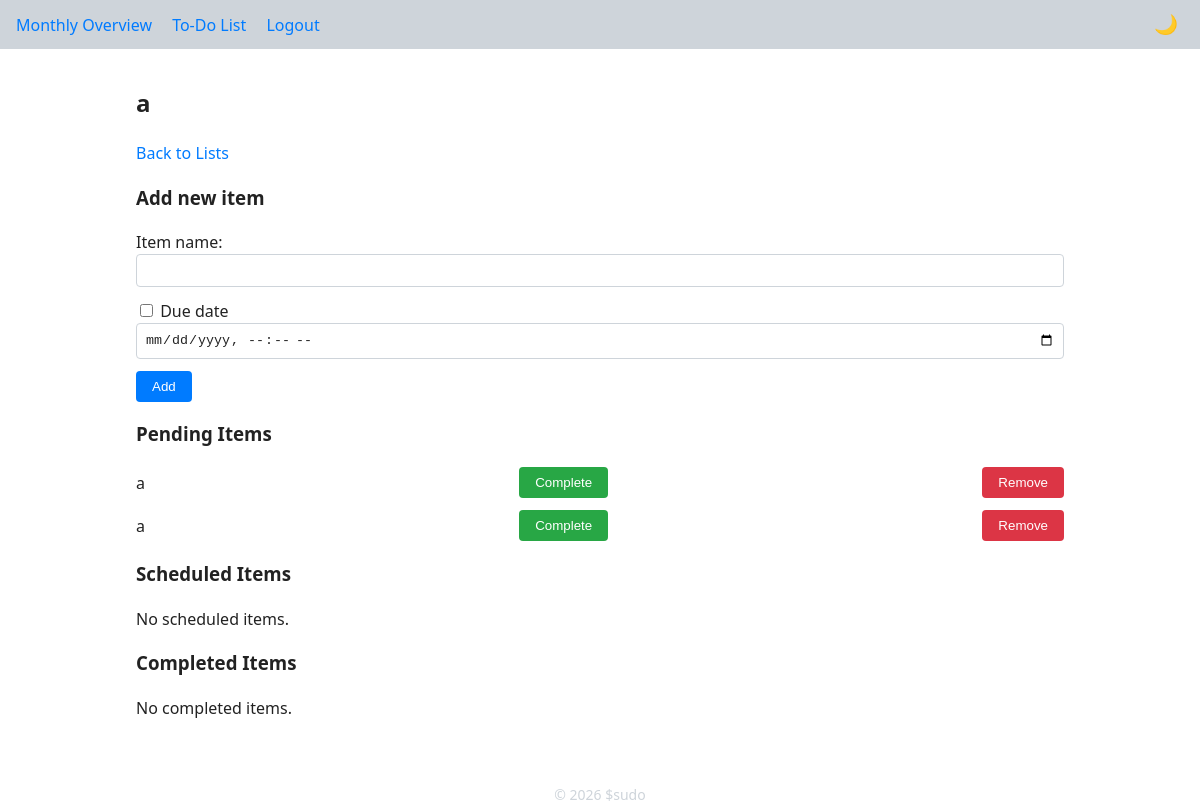
The app's page /todolist/2 (signed in) with its own data.
### app/models.py (models this page shows)
class TodoList(db.Model):
    __tablename__ = 'todo_lists'
    id = db.Column(db.Integer, primary_key=True)
    user_id = db.Column(db.Integer, db.ForeignKey('users.id'), nullable=False)
    name = db.Column(db.String(200), nullable=False)
    items = db.relationship(
        'TodoItem',
        backref='todo_list',
        lazy='dynamic',
        cascade='all, delete-orphan',
    )

class TodoItem(db.Model):
    __tablename__ = 'todo_items'
    id = db.Column(db.Integer, primary_key=True)
    user_id = db.Column(db.Integer, db.ForeignKey('users.id'), nullable=False)
    todo_list_id = db.Column(db.Integer, db.ForeignKey('todo_lists.id'), nullable=False)
    name = db.Column(db.String(200), nullable=False)
    completed = db.Column(db.Boolean, default=False)
    timestamp = db.Column(db.DateTime)          # when the item was completed
    due_date = db.Column(db.DateTime)           # optional due date

### app/routes/todo.py (the view, shortened to what this page needs)
@bp.route('/todolist/<int:list_id>', methods=['GET', 'POST'])
@login_required
def todolist(list_id):
    todo_list = (
        TodoList.query.filter_by(id=list_id, user_id=current_user.id)
        .first_or_404()
    )
    items = (
        TodoItem.query.filter_by(user_id=current_user.id, todo_list_id=list_id)
        .order_by(TodoItem.timestamp.asc())
        .all()
    )
    pending, scheduled, completed = [], [], []
    now = datetime.utcnow()
    for itm in items:
        if itm.completed:
            completed.append(itm)
            continue
        due = itm.due_date
        if due:
            diff = due - now
            if diff.total_seconds() < 0:
                status_class = 'red'
            elif diff <= timedelta(hours=24):
                status_class = 'orange'
            elif diff <= timedelta(hours=48):
                status_class = 'yellow'
            else:
                status_class = ''
            scheduled.append((itm, status_class, due.strftime('%Y-%m-%d %H:%M')))
        else:
            pending.append(itm)
    return render_template(
        'todo/todolist.html',
        todo_list=todo_list,
        pending=pending,
        scheduled=scheduled,
        completed=completed,
    )

### app/__init__.py (called while the page is built)
def create_app(config_name: str = 'development') -> Flask:
    app = Flask(__name__, instance_relative_config=True)
    from .config import DevelopmentConfig, ProductionConfig
    config_cls = {
        'development': DevelopmentConfig,
        'production': ProductionConfig
    }[config_name]
    app.config.from_object(config_cls)
    try:
        os.makedirs(app.instance_path, exist_ok=True)
    except OSError as exc:  # pragma: no cover
        raise RuntimeError(f'Failed to create instance folder: {exc}')
    db.init_app(app)
    login_manager.init_app(app)
    csrf.init_app(app)
    from .routes import bp as main_bp
    app.register_blueprint(main_bp)
    with app.app_context():
        db.create_all()
    @app.context_processor
    def inject_current_year():
        return {'current_year': __import__('datetime').datetime.utcnow().year}
    return app

### app/models.py (called while the page is built)
@login_manager.user_loader
def load_user(user_id: str):
    return User.query.get(int(user_id))

### app/templates/todo/todolist.html (shortened to what this page needs)
{% extends "base.html" %}
{% block content %}
  <h2>{{ todo_list.name }}</h2>
  <p><a href="{{ url_for('main.todolists') }}">Back to Lists</a></p>
  <h3>Add new item</h3>
  <form method="post" action="{{ url_for('main.todolist', list_id=todo_list.id) }}">
    <div class="form-group">
      <label for="name">Item name:</label>
      <input type="text" id="name" name="name" required class="form-control">
    </div>
    <div class="form-group">
      <label>
        <input type="checkbox" name="due_checkbox">
        Due date
      </label>
      <input type="datetime-local" name="due_date" class="form-control">
    </div>
    <button type="submit" class="btn">Add</button>
  </form>
  <h3>Pending Items</h3>
  {% for item in pending %}
    <div class="list-item">
      <span>{{ item.name }}</span>
      <form method="post" action="{{ url_for('main.todolist', list_id=todo_list.id) }}" style="display:inline;">
        <button type="submit" class="btn complete-btn">Complete</button>
      </form>
      <form method="post" action="{{ url_for('main.todolist', list_id=todo_list.id) }}" style="display:inline;">
        <button type="submit" class="btn delete-btn">Remove</button>
      </form>
    </div>
  {% else %}
    <p>No pending items.</p>
  {% endfor %}
  <h3>Scheduled Items</h3>
  {% for item, status_class, due_display in scheduled %}
    <div class="list-item {{ status_class }}">
      <span>{{ item.name }} – Due: {{ due_display }}</span>
      <form method="post" action="{{ url_for('main.todolist', list_id=todo_list.id) }}" style="display:inline;">
		<input type="hidden" name="csrf_token" value="{{ csrf_token() }}">
        <input type="hidden" name="action" value="complete">
        <input type="hidden" name="item_id" value="{{ item.id }}">
        <button type="submit" class="btn complete-btn">Complete</button>
      </form>
      <form method="post" action="{{ url_for('main.todolist', list_id=todo_list.id) }}" style="display:inline;">
        {{ csrf_token() }}
        <input type="hidden" name="action" value="remove">
        <input type="hidden" name="item_id" value="{{ item.id }}">
        <button type="submit" class="btn delete-btn">Remove</button>
      </form>
    </div>
  {% else %}
    <p>No scheduled items.</p>
  {% endfor %}
  <h3>Completed Items</h3>
  {% for item in completed %}
    <div class="list-item">
      <span>{{ item.name }} – Completed at {{ item.timestamp.strftime('%Y-%m-%d %H:%M:%S') }}</span>
      <form method="post" action="{{ url_for('main.todolist', list_id=todo_list.id) }}" style="display:inline;">
		<input type="hidden" name="csrf_token" value="{{ csrf_token() }}">
        <input type="hidden" name="action" value="remove">
        <input type="hidden" name="item_id" value="{{ item.id }}">
        <button type="submit" class="btn delete-btn">Remove</button>
      </form>
    </div>
  {% else %}
    <p>No completed items.</p>
  {% endfor %}
{% endblock %}

### app/static/css/style.css (style rules this page uses)
:root { --bg: #ffffff; --text: #222222; --accent: #007bff; --danger: #dc3545; --success: #28a745; --warning: #ffc107; --border: #ced4da; --border-radius: 4px; --font-family: system-ui, sans-serif; }
html, body { margin: 0; padding: 0; font-family: var(--font-family); background: var(--bg); color: var(--text); line-height: 1.5; }
*, *::before, *::after { box-sizing: border-box; }
a { color: var(--accent); text-decoration: none; }
.btn { display: inline-block; padding: .5rem 1rem; border: none; border-radius: var(--border-radius); background: var(--accent); color: var(--bg); cursor: pointer; }
.btn.delete-btn { background: var(--danger); }
.btn.complete-btn { background: var(--success); }
form .form-group { margin-bottom: .75rem; }
form .form-control { width: 100%; padding: .5rem; border: 1px solid var(--border); border-radius: var(--border-radius); background: var(--bg); color: var(--text); }
.list-item { display: flex; justify-content: space-between; align-items: center; margin-bottom: 0.75rem; }
.list-item .btn { margin-left: 0.5rem; }

### records on screen
TodoList: name "a"
TodoItem: name "a"
TodoItem: name "a"

### other values on screen
{{ current_year }} "2026"
